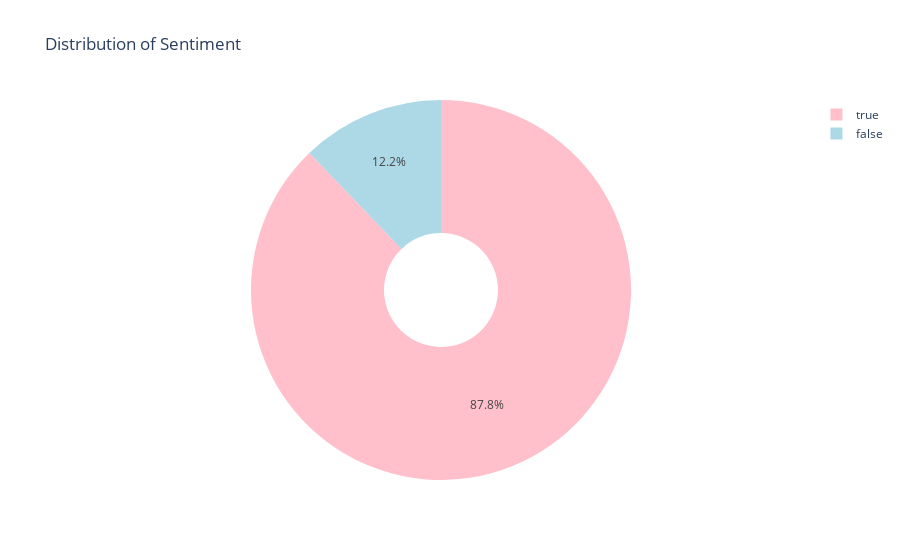

This figure's notebook cell:
### Code cell
#!!this chunk will turn dataframe to list
ratings = df['SentimentR'].value_counts()

label_rating = ratings.index
size_rating = ratings.values

colors = ['pink', 'lightblue', 'aqua', 'gold', 'crimson']

rating_piechart = go.Pie(labels = label_rating,
                         values = size_rating,
                         marker = dict(colors = colors),hole = 0.3)

df = [rating_piechart]

layout = go.Layout(
           title = 'Distribution of Sentiment')

fig = go.Figure(data = df,
                 layout = layout)

py.iplot(fig)

### Figure 1 — Plotly figure (JSON) as saved in the notebook; plotly's stock layout.template omitted (floating-point values rounded to 4 significant figures)
{"data": [{"hole": 0.3, "labels": [true, false], "marker": {"colors": ["pink", "lightblue", "aqua", "gold", "crimson"]}, "type": "pie", "values": [8030, 1114]}], "layout": {"title": {"text": "Distribution of Sentiment"}}}
